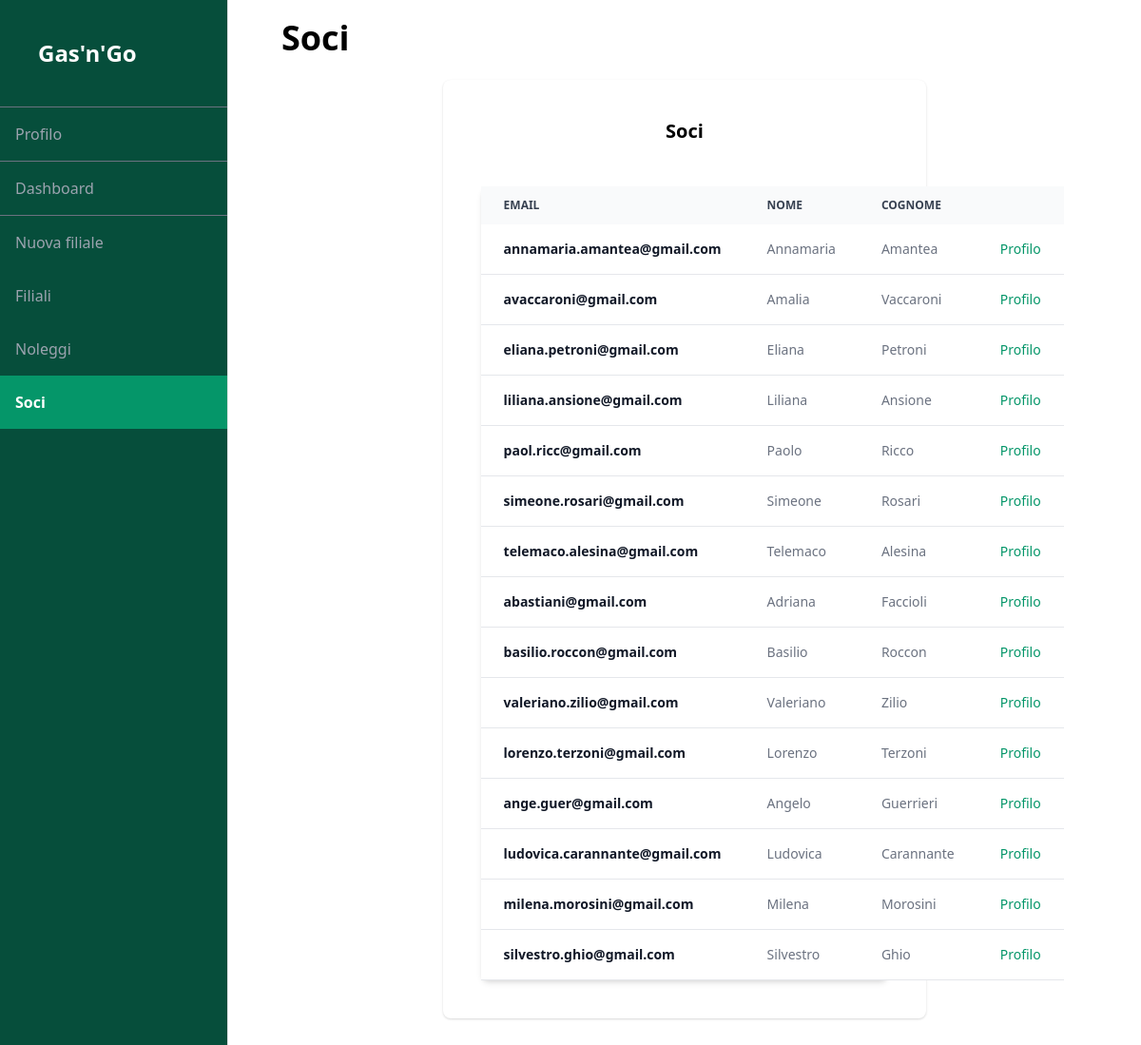
/gas_n_go/resources/members/index.php (signed in), run on the app's committed database.
### tables this page shows
CREATE TABLE `socio` (
  `user_id` int(11) NOT NULL,
  `cf` char(16) NOT NULL,
  `nome` varchar(255) NOT NULL,
  `cognome` varchar(255) NOT NULL,
  `data_di_nascita` date NOT NULL,
  `domicilio` varchar(255) NOT NULL,
  `numero_di_telefono` varchar(15) NOT NULL,
  `data_di_iscrizione` date NOT NULL,
  PRIMARY KEY (`cf`),
  KEY `user_id` (`user_id`),
  CONSTRAINT `socio_ibfk_1` FOREIGN KEY (`user_id`) REFERENCES `utente` (`ID`) ON DELETE CASCADE ON UPDATE CASCADE
);

CREATE TABLE `utente` (
  `ID` int(11) NOT NULL AUTO_INCREMENT,
  `email` varchar(255) DEFAULT NULL,
  `password` varchar(255) NOT NULL,
  `ruolo` int(11) NOT NULL,
  PRIMARY KEY (`ID`),
  UNIQUE KEY `email` (`email`)
);

### gas_n_go/app/Controllers/MembersController.php (called while the page is built, shortened)
<?php
require_once(__DIR__ . '/../Models/Member.php');
require_once(__DIR__ . '/../Models/User.php');
require_once(__DIR__ . '/../Models/Action.php');
class MembersController extends Controller
{
    public static function index(User $auth)
    {
        $current_page = 'Soci';
        $user = $auth->hasRole();
        $actions = $user->getActionsOnMembers();
        $operations = $user->getOperations();
        $table = Member::getMembersTable($actions);
        include(__DIR__ . '/../Views/Members/index.php');
    }
}

### gas_n_go/app/Models/User.php (called while the page is built, shortened)
<?php
require_once(__DIR__ . '/../Database/DB.php');
require_once(__DIR__ . '/Admin.php');
require_once(__DIR__ . '/Member.php');
class User
{
    protected $role;
    public function hasRole()
    {
        switch ($this->role) {
            case self::ADMIN:
                return new Admin();
        }
    }
}

### gas_n_go/app/Models/Admin.php (called while the page is built, shortened)
<?php
require_once(__DIR__ . '/../Database/DB.php');
require_once(__DIR__ . '/Operation.php');
require_once(__DIR__ . '/Action.php');
class Admin
{
    public static function getOperations()
    {
        return array(
            'createBranch' => new Operation('Nuova filiale', 'branches/create.php'),
            'branches' => new Operation('Filiali', 'branches/index.php'),
            'rentals' => new Operation('Noleggi', 'rentals/index.php'),
            'indexMember' => new Operation('Soci', 'members/index.php')
        );
    }
    public static function getActionsOnMembers()
    {
        return array(
            new Action('Profilo', 'members/show.php?', array('email'), Action::SELECT),
        );
    }
}

### gas_n_go/app/Models/Operation.php (called while the page is built, shortened)
<?php
class Operation
{
    public function __construct($name, $path)
    {
        $this->name = $name;
        $this->path = $path;
    }
}

### gas_n_go/app/Database/config.ini.php (called while the page is built)
<?php
$host = 'localhost';
$db_name = 'gas_n_go';
$db_user = 'root';
$db_password = '';

### gas_n_go/app/Database/DB.php (called while the page is built, shortened)
<?php
class DB
{
    private $host;
    private $db_name;
    private $user;
    private $password;
    private $pdo;
    public function __construct()
    {
        include('config.ini.php');
        $this->host = $host;
        $this->db_name = $db_name;
        $this->user = $db_user;
        $this->password = $db_password;
    }
    protected function connect()
    {
        $dsn = 'mysql:host=' . $this->host . ';dbname=' . $this->db_name;
        $options = [
            PDO::ATTR_DEFAULT_FETCH_MODE => PDO::FETCH_ASSOC
        ];
        try {
            $this->pdo = new PDO($dsn, $this->user, $this->password, $options);
        } catch (PDOException) {
            exit('Error 500');
        }
    }
    public function disconnect()
    {
        $this->pdo = null;
    }
    public function query($query)
    {
        try {
            return $this->pdo->query($query);
        } catch (PDOException) {
            if ($this->pdo->inTransaction())
                $this->rollBack();
            exit('Error 500');
        }
    }
    public function getAll($stmt)
    {
        return $stmt->rowCount() === 0 ? NULL : $stmt->fetchAll();
    }
}

### gas_n_go/app/Models/Member.php (called while the page is built, shortened)
<?php
require_once(__DIR__ . '/../Database/DB.php');
require_once(__DIR__ . '/Person.php');
require_once(__DIR__ . '/Operation.php');
require_once(__DIR__ . '/User.php');
class Member extends Person
{
    public static function getMembersTable($actions = NULL)
    {
        return self::getIndexTable(self::readAll(), $actions);
    }
    public static function readAll()
    {
        $db = new DB();
        $query = '
            SELECT u.email, s.nome, s.cognome
            FROM socio AS s
            JOIN utente AS u ON u.ID = s.user_id
            ORDER BY s.data_di_iscrizione DESC, u.email
        ';
        $result = $db->getAll($db->query($query));
        return $result;
    }
}

### gas_n_go/app/Models/Person.php (called while the page is built, shortened)
<?php
require_once(__DIR__ . '/../Models/Table.php');
class Person
{
    public static function getIndexTable($personInfo, $actions = NULL)
    {
        $tHeaders = array('email', 'nome', 'cognome');
        return new Table($tHeaders, 'email', $personInfo, $actions);
    }
}

### gas_n_go/app/Models/Table.php (called while the page is built, shortened)
<?php
class Table
{
    public function __construct($tableHeaders, $rowHeader, $rowData, $actions = NULL)
    {
        $this->tableHeaders = str_replace('_', ' ', $tableHeaders);
        $this->rowHeader = $rowHeader;
        $this->rowData = $rowData;
        if (!is_null($actions))
            $this->actions = $actions;
    }
}

### gas_n_go/app/Models/Action.php (called while the page is built, shortened)
<?php
class Action
{
    public function __construct($title, $link, $queryParam, $color)
    {
        $this->title = $title;
        $this->link = $link;
        $this->queryParam = $queryParam;
        $this->color = $color;
    }
}

### gas_n_go/app/Views/Components/table.php (the view, shortened to what this page needs)
<div class="w-full shadow-md sm:rounded-lg mt-5">
    <?php
    if (is_null($table->rowData)) {
    ?>
        <p class="text-center p-4"> Non sono stati trovati valori </p>
    <?php
    } else { ?>
        <table class="table-auto w-full text-sm text-left text-gray-500">
            <thead class="text-xs text-gray-700 uppercase bg-gray-50 dark:bg-gray-700 dark:text-gray-400">
                <tr>
                    <?php
                    foreach ($table->tableHeaders as $header) {
                    ?>
                        <th cope="col" class="px-6 py-3 w-max">
                            <?= $header ?>
                        </th>
                    <?php } ?>
                    <?php
                    if (!is_null($table->actions))
                        foreach ($table->actions as $action) {
                    ?>
                        <th scope="col" class="px-6 py-3 w-0">
                        </th>
                    <?php } ?>
                </tr>
            </thead>
            <tbody>
                <?php
                foreach ($table->rowData as $row) {
                ?>
                    <tr class="bg-white border-b dark:bg-gray-800 dark:border-gray-700">
                        <?php
                        foreach ($row as $key => $value) {
                            $value = str_replace('_', ' ', $value);
                        ?>
                            <?php
                            if ($key === $table->rowHeader) {
                            ?>
                                <th scope="row" class="px-6 py-4 font-bold text-gray-900 dark:text-white whitespace-nowrap">
                                    <?=  $value ?>
                                </th>
                            <?php } else { ?>
                                <td class="px-6 py-4">
                                    <?= $value ?>
                                </td>
                            <?php } ?>
                        <?php } ?>
                        <?php
                        if (!is_null($table->actions))
                            foreach ($table->actions as $action) {
                                $queryString = '';
                                foreach ($action->queryParam as $key => $param) {
                                    $queryString .= $param . '=' . $row[$param];
                                }
                        ?>
                            <td class="px-6 py-4 text-right">
                                <a href="<?= $home . '/' . $action->link ?><?= $queryString ?>" class="font-medium <?= $action->color ?>">
                                    <?= $action->title ?>
                                </a>
                            </td>
                        <?php } ?>
                    </tr>
                <?php } ?>
            </tbody>
        </table>
    <?php } ?>
</div>

### gas_n_go/resources/members/index.php (shortened to what this page needs)
<?php
include('../auth.inc.php');
require_once('../../app/Controllers/MembersController.php');
switch ($_SERVER['REQUEST_METHOD']) {
    case 'GET':
        MembersController::index($auth);
        break;
}

### gas_n_go/app/Views/Members/index.php (shortened to what this page needs)
<!DOCTYPE html>
<html lang="it">
<head>
    <link href="https://unpkg.com/tailwindcss@^2.2.19/dist/tailwind.min.css" rel="stylesheet">
</head>
<body>
    <div class="flex flex-col h-screen font-sans ">
        <div class="flex flex-grow">
            <?php include(__DIR__ . '/../Components/aside.php'); ?>
            <div class="flex-grow px-14 mb-12">
                <h1 class="text-4xl font-bold mt-5"><?= $current_page ?></h1>
                <div class="w-3/5 mx-auto mt-6">
                    <div class="flex flex-col bg-white p-10 rounded-lg shadow space-y-8">
                        <div class="flex flex-col gap-6">
                            <h2 class="font-bold text-xl text-center
                                <?= (isset($_GET['member_error'])) ?  'text-red-600' : '' ?>">
                                Soci
                            </h2>
                            <?php
                            include(__DIR__ . '/../Components/table.php');
                            ?>
                        </div>
                    </div>
                </div>
            </div>
        </div>
    </div>
</body>
</html>

### gas_n_go/app/Views/Components/aside.php
<?php
$home = 'http://localhost/ProgettoDB/gas_n_go/resources';
$profile = $home . '/profile.php';
?>
<aside class="text-gray-400 w-60 h-full flex flex-col flex-none bg-green-900 border-r border-light-gray-100">
    <div class="p-10 text-2xl font-bold text-white border-b border-gray-500">
        <a href="<?= $home ?>/">Gas'n'Go</a>
    </div>
    <a href="<?= $profile ?>" class="p-4 border-b border-gray-500 hover:bg-green-600 hover:text-white
        <?php
        echo ($current_page === 'Profilo')
            ?
            "text-white bg-green-600 hover:bg-green-700 font-bold"
            :
            "hover:text-white hover:bg-green-600";
        ?>
    ">Profilo</a>
    <a href="<?= $home ?>/" class="p-4 border-b border-gray-500 hover:bg-green-600 hover:text-white
        <?php
        echo ($current_page === 'Dashboard')
            ?
            "text-white bg-green-600 hover:bg-green-700 font-bold"
            :
            "hover:text-white hover:bg-green-600";
        ?>
    ">Dashboard</a>
    <?php
    foreach ($operations as $operation) {
    ?>
        <a href="<?= $home . '/' . $operation->path ?>" class="p-4
        <?php
        echo ($operation->name === $current_page)
            ?
            "text-white bg-green-600 hover:bg-green-700 font-bold"
            :
            "hover:text-white hover:bg-green-600 ";
        ?>
    "><?= $operation->name ?></a>
    <?php } ?>
</aside>

### data on the page
socio: user.email "annamaria.amantea@gmail.com", nome "Annamaria", cognome "Amantea", title "Profilo"
socio: user.email "avaccaroni@gmail.com", nome "Amalia", cognome "Vaccaroni", title "Profilo"
socio: user.email "eliana.petroni@gmail.com", nome "Eliana", cognome "Petroni", title "Profilo"
socio: user.email "liliana.ansione@gmail.com", nome "Liliana", cognome "Ansione", title "Profilo"
socio: user.email "paol.ricc@gmail.com", nome "Paolo", cognome "Ricco", title "Profilo"
socio: user.email "simeone.rosari@gmail.com", nome "Simeone", cognome "Rosari", title "Profilo"
socio: user.email "telemaco.alesina@gmail.com", nome "Telemaco", cognome "Alesina", title "Profilo"
socio: user.email "abastiani@gmail.com", nome "Adriana", cognome "Faccioli", title "Profilo"
socio: user.email "basilio.roccon@gmail.com", nome "Basilio", cognome "Roccon", title "Profilo"
socio: user.email "valeriano.zilio@gmail.com", nome "Valeriano", cognome "Zilio", title "Profilo"
socio: user.email "lorenzo.terzoni@gmail.com", nome "Lorenzo", cognome "Terzoni", title "Profilo"
socio: user.email "ange.guer@gmail.com", nome "Angelo", cognome "Guerrieri", title "Profilo"
socio: user.email "ludovica.carannante@gmail.com", nome "Ludovica", cognome "Carannante", title "Profilo"
socio: user.email "milena.morosini@gmail.com", nome "Milena", cognome "Morosini", title "Profilo"
socio: user.email "silvestro.ghio@gmail.com", nome "Silvestro", cognome "Ghio", title "Profilo"

### other printed values
$operation->name "Nuova filiale"
$operation->name "Filiali"
$operation->name "Noleggi"
$operation->name "Soci"
$current_page "Soci"
$header "EMAIL"
$header "NOME"
$header "COGNOME"
